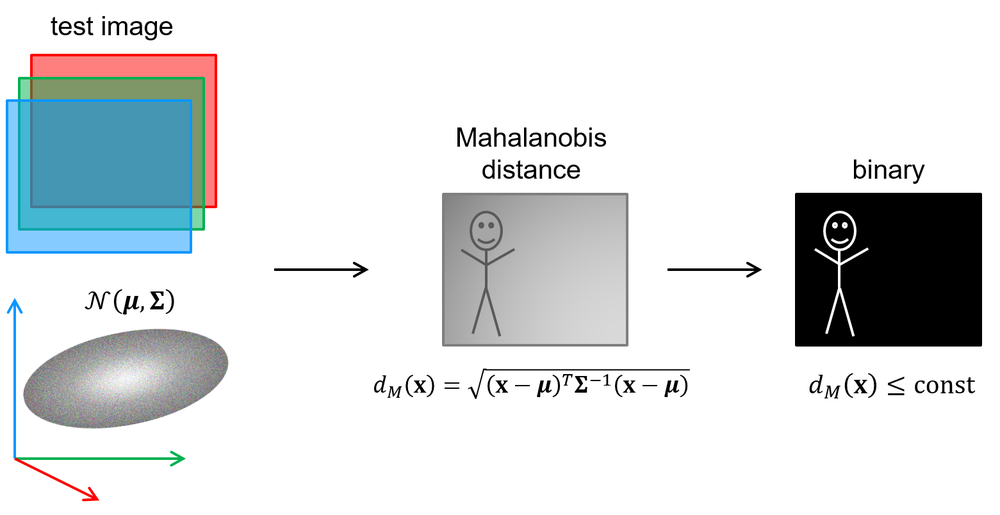
#> input picture lab-guide/img/from_rgb_and_normal_dist_to_segmentation.png, 1000 x 515 px, shrunk from 1561 x 804 before the run, given in place of the camera
$ python solution_segmentation.py
#> lines starting #> are read from the running program, lines starting #| are printed output that depends on the picture; after the words box and inside, x2 and y2 are one past the last pixel; in counts of white or black regions, pixels touching at a corner belong together
### common_lab_utils.py
import cv2
import numpy as np


class SegmentationLabGui:
    """A simple GUI for this lab for visualising results and choosing a threshold"""

    def __init__(self, initial_thresh_val, max_thresh_val):
        """Constructs the GUI

        :param initial_thresh_val: Initial value for the threshold.
        :param max_thresh_val: Maximum value for the threshold slider.
        """
        # Create windows.
        self.segm_win = 'Segmented frame'
        self.maha_win = 'Mahalanobis image'
        cv2.namedWindow(self.segm_win, cv2.WINDOW_NORMAL)
        cv2.namedWindow(self.maha_win, cv2.WINDOW_NORMAL)

        # Create slider that adjusts the threshold.
        self.slider = 'Threshold'
        thresh_setter_ref = self.__class__.thresh_val.__set__
        cv2.createTrackbar(self.slider, self.segm_win, 0, max_thresh_val, lambda val: thresh_setter_ref(self, val))

        # Set threshold (and thereby trackbar) to initial value.
        self._thresh_val = initial_thresh_val

    def __enter__(self):
        """Initialises the GUI"""
        return self

    def __exit__(self, exc_type, exc_val, exc_tb):
        """Destroys the GUI"""
        cv2.destroyWindow(self.segm_win)
        cv2.destroyWindow(self.maha_win)

    @property
    def thresh_val(self):
        """The threshold value"""
        return self._thresh_val

    @thresh_val.setter
    def thresh_val(self, val):
        """Setter for the threshold value that also updates the slider"""
        self._thresh_val = val
        cv2.setTrackbarPos(self.slider, self.segm_win, self._thresh_val)

    def show_frame(self, frame_img):
        """Show an image in the "Segmented frame" window"""
        cv2.imshow(self.segm_win, frame_img)

    def show_mahalanobis(self, mahalanobis_img):
        """Show an image in the "Mahalanobis image" window"""
        cv2.imshow(self.maha_win, mahalanobis_img)

    def wait_key(self, time_ms):
        """Runs the highgui event loop and receives keypress events"""
        return cv2.waitKey(time_ms)


class Rectangle:
    """Represents a geometric rectangle"""

    def __init__(self, top_left, bottom_right):
        """Constructs a rectangle.

        :param top_left: A tuple representing the top left point (x1, y1) in the rectangle.
        :param bottom_right: A tuple representing the bottom right point (x2, y2) in the rectangle.
        """
        self._top_left = top_left
        self._bottom_right = bottom_right

    @property
    def tl(self):
        """The top left point of the rectangle"""
        return self._top_left

    @property
    def br(self):
        """The bottom right point of the rectangle"""
        return self._bottom_right

    def x_slice(self):
        """Extract a slice object for the x-range of the rectangle"""
        return slice(self.tl[0], self.br[0])

    def y_slice(self):
        """Extract a slice object for the y-range of the rectangle"""
        return slice(self.tl[1], self.br[1])


def get_sampling_rectangle(img_shape, rect_size=(80, 100)):
    """Computes the sampling rectangle based on the image and rectangle sizes

    :param img_shape: The shape of the images, as returned by numpy.ndarray.shape.
    :param rect_size: The size of the sampling rectangle given as the tuple (height, width)

    :return A Rectangle representing the sampling rectangle
    """

    img_height, img_width, _ = img_shape
    rect_height, rect_width = rect_size

    center_x = img_width // 2
    center_y = (img_height * 4) // 5
    x_left = np.clip(center_x - rect_width // 2, 0, img_width)
    x_right = np.clip(x_left + rect_width, 0, img_width)
    y_top = np.clip(center_y - rect_height // 2, 0, img_height)
    y_bottom = np.clip(y_top + rect_height, 0, img_height)

    return Rectangle((x_left, y_top), (x_right, y_bottom))


def draw_sampling_rectangle(image, sampling_rectangle):
    """Draw the sampling rectangle in an image

    :param image: The image to draw the rectangle in.
    :param sampling_rectangle: The sampling rectangle.
    """

    colour = (0, 0, 255)
    thickness = 3
    cv2.rectangle(image, sampling_rectangle.tl, sampling_rectangle.br, colour, thickness)


def extract_training_samples(feature_image, sampling_rectangle):
    """Extracts training samples from a sampling rectangle

    :param feature_image: An image of feature vectors.
    :param sampling_rectangle: The region in the feature image to extract samples from.

    :return The samples
    """

    patch = feature_image[sampling_rectangle.y_slice(), sampling_rectangle.x_slice()]
    samples = patch.reshape(-1, 3)
    return samples

### solution_segmentation.py
# Import libraries
import cv2
import numpy as np
import scipy.spatial.distance as ssd
from sklearn.mixture import GaussianMixture

# Import common lab functions.
from common_lab_utils import SegmentationLabGui, \
    get_sampling_rectangle, draw_sampling_rectangle, extract_training_samples


def run_segmentation_solution():
    # Set parameters.
    use_otsu = False                        # Use Otsu's method to estimate threshold automatically.
    use_adaptive_model = False              # Use adaptive method to gradually update the model continuously.
    adaptive_update_ratio = 0.1             # Update ratio for adaptive method.
    max_distance = 20                       # Maximum Mahalanobis distance we represent (in slider and uint16 image).
    initial_thresh_val = 8                  # Initial value for threshold.
    model_type = MultivariateNormalModel    # Model: MultivariateNormalModel and GaussianMixtureModel is implemented.

    # Connect to the camera.
    # Change to video file if you want to use that instead.
    video_source = 0
    cap = cv2.VideoCapture(video_source)
    if not cap.isOpened():
        print(f"Could not open video source {video_source}")
        return
    else:
        print(f"Successfully opened video source {video_source}")

    # Read the first frame.
    success, frame = cap.read()
#> frame is the input picture: shape (515, 1000, 3); mean B, G, R 224.4, 223, 219
    if not success:
        return

    # Construct sampling region based on image dimensions.
    sampling_rectangle = get_sampling_rectangle(frame.shape)

    # Train first model based on samples from the first image.
    feature_image = extract_features(frame)
#> in extract_features, `return cv2.cvtColor(feature_image, cv2.COLOR_BGR2YCrCb)`: returned value: shape (515, 1000, 3) float32; mean of channels 0, 1, 2 0.87, 0.492, 0.505
    samples = extract_training_samples(feature_image, sampling_rectangle)
#> in extract_training_samples, `patch = feature_image[sampling_rectangle.y_slice(), sampling_rectangle..`: patch: shape (80, 100, 3) float32; mean of channels 0, 1, 2 0.959, 0.5, 0.5
    model = model_type(samples)

    # Set up a simple gui for the lab (based on OpenCV highgui) and run the main loop.
    with SegmentationLabGui(initial_thresh_val, max_distance) as gui:
        while True:
            # Read next frame.
            success, frame = cap.read()
            if not success:
                break

            # Extract features.
            feature_image = extract_features(frame)

            # Update if using adaptive model
            if use_adaptive_model:
                new_samples = extract_training_samples(feature_image, sampling_rectangle)
                update_samples(samples, new_samples, adaptive_update_ratio)
                model = model_type(samples)

            # Compute how well the pixel features fit with the model.
            mahalanobis_img = model.compute_mahalanobis_distances(feature_image)

            # Segment out the areas of the image that fits well enough.
            gui.thresh_val, segmented = perform_segmentation(mahalanobis_img, gui.thresh_val, use_otsu, max_distance)

            # Highlight the segmented area in green in the input frame and draw the sampling rectangle.
            frame[segmented > 0] *= np.uint8([0, 1, 0])
            draw_sampling_rectangle(frame, sampling_rectangle)

            # Normalise the Mahalanobis image so that it represents [0, max_distance] in visualisation.
            mahalanobis_img = mahalanobis_img / max_distance

            # Show the results
            gui.show_frame(frame)
            gui.show_mahalanobis(mahalanobis_img)

            # Update the GUI and wait a short time for input from the keyboard.
            key = gui.wait_key(1)

            # React to keyboard commands.
            if key == ord('q'):
                print("Quitting")
                break

            elif key == ord(' '):
                print("Extracting samples manually")
                samples = extract_training_samples(feature_image, sampling_rectangle)
                model = model_type(samples)

            elif key == ord('o'):
                use_otsu = not use_otsu
                print(f"Use Otsu's: {use_otsu}")

            elif key == ord('a'):
                use_adaptive_model = not use_adaptive_model
                print(f"Use adaptive model: {use_adaptive_model}")

    # Stop video source.
    cap.release()


class MultivariateNormalModel:
    """Represents a multivariate normal model"""

    def __init__(self, samples):
        """Constructs the model by training it on a set of feature samples

        :param samples: A set of feature samples
        """

        self._perform_training(samples)

    def _perform_training(self, samples):
        """Trains the model"""

        self._mean = np.mean(samples, axis=0)
#> self._mean = [0.959, 0.5, 0.5]
        self._covariance = np.cov(samples, rowvar=False)
#> self._covariance = [[0.0308, 2.84e-11, 2.84e-11], [2.84e-11, 2.34e-17, 2.34e-17], [2.84e-11, 2.34e-17, 2.34e-17]]

        # We are going to compute the inverse of the estimated covariance,
        # so we must ensure that the matrix is indeed invertible (not singular).
        if not np.all(self._covariance.diagonal() >= 1.e-6):
            # Regularise the covariance.
            self._covariance = self._covariance + np.identity(self._covariance.shape[0]) * 1.e-6
#> self._covariance = [[0.0308, 2.84e-11, 2.84e-11], [2.84e-11, 1e-06, 2.34e-17], [2.84e-11, 2.34e-17, 1e-06]]

        self._inverse_covariance = np.linalg.inv(self._covariance)
#> self._inverse_covariance = [[32.48, -0.000921, -0.000921], [-0.000921, 1000000, -2.34e-05], [-0.000921, -2.34e-05, 1000000]]

    def compute_mahalanobis_distances(self, feature_image):
        """Computes the Mahalanobis distances for a feature image given this model"""

        samples = feature_image.reshape(-1, 3)
        mahalanobis = ssd.cdist(samples, self._mean[np.newaxis, :], metric='mahalanobis', VI=self._inverse_covariance)

        return mahalanobis.reshape(feature_image.shape[:2])
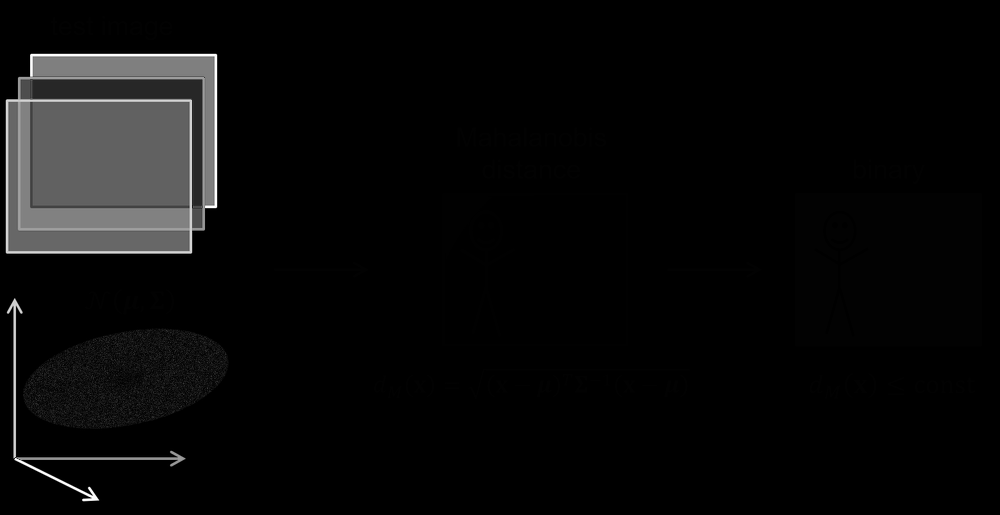
#> returned value: shape (515, 1000) float64; min 0.00959, max 527.5, mean 20.3; drawn with min black and max white


# [13 lines left out: function update_samples, not called in this run]


def perform_segmentation(distance_image, thresh, use_otsu, max_dist_value):
    """Segment the distance image by thresholding

    :param distance_image: An image of "signature distances".
    :param thresh: Threshold value.
    :param use_otsu: Set to True to use Otsu's method to estimate the threshold value.
    :param max_dist_value: The maximum distance value to represent after rescaling.

    :return The updated threshold value and segmented image
    """
#> called with thresh = 8, use_otsu = False, max_dist_value = 20

    # We need to represent the distances in uint16 because of OpenCV's implementation of Otsu's method.
    scale = np.iinfo(np.uint16).max / max_dist_value
    distances_scaled = np.uint16(np.clip(distance_image * scale, 0, np.iinfo(np.uint16).max))
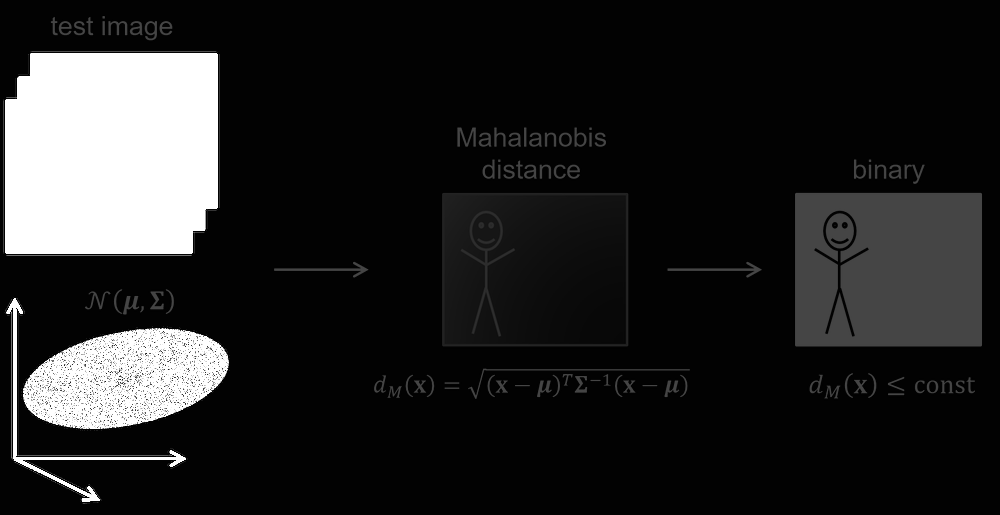
#> distances_scaled: shape (515, 1000) uint16; min 31, max 65535, mean 9323.3; drawn with min black and max white
    thresh_scaled = thresh * scale

    # Perform thresholding
    thresh_type = cv2.THRESH_BINARY_INV
    if use_otsu:
        thresh_type |= cv2.THRESH_OTSU
    thresh_scaled, segmented_image = cv2.threshold(distances_scaled, thresh_scaled, 255, thresh_type)
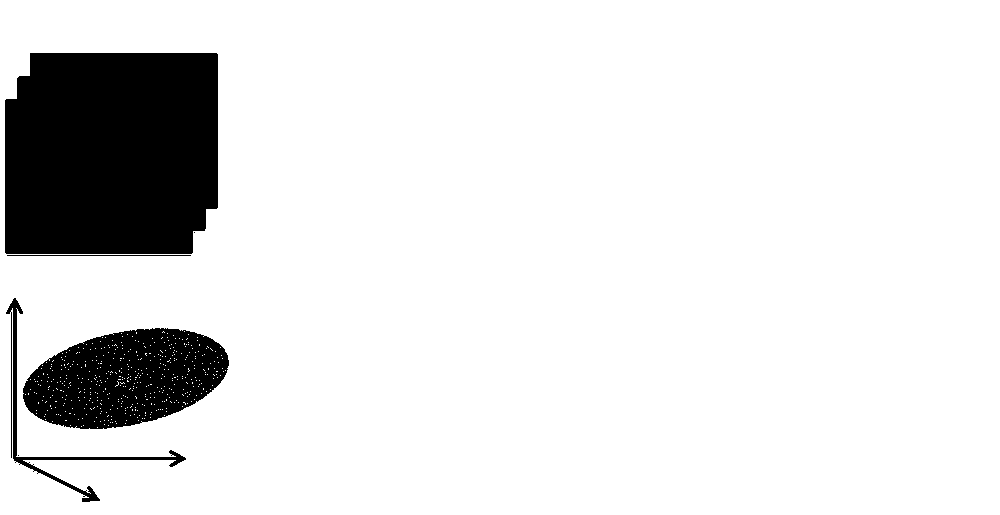
#> segmented_image: shape (515, 1000) uint16; 88.7% white; 6 black regions (2 under 20 px), largest, box (x1, y1, x2, y2) and area: (5, 53, 218, 254) 41113, (23, 328, 229, 429) 14783, (6, 298, 186, 502) 1900, (7, 255, 191, 256) 184
#> thresh_scaled = 26214

    # Perform cleanup using morphological operations.
    structuring_element = cv2.getStructuringElement(cv2.MORPH_RECT, (5, 5))
    segmented_image = cv2.morphologyEx(segmented_image, cv2.MORPH_OPEN, structuring_element)
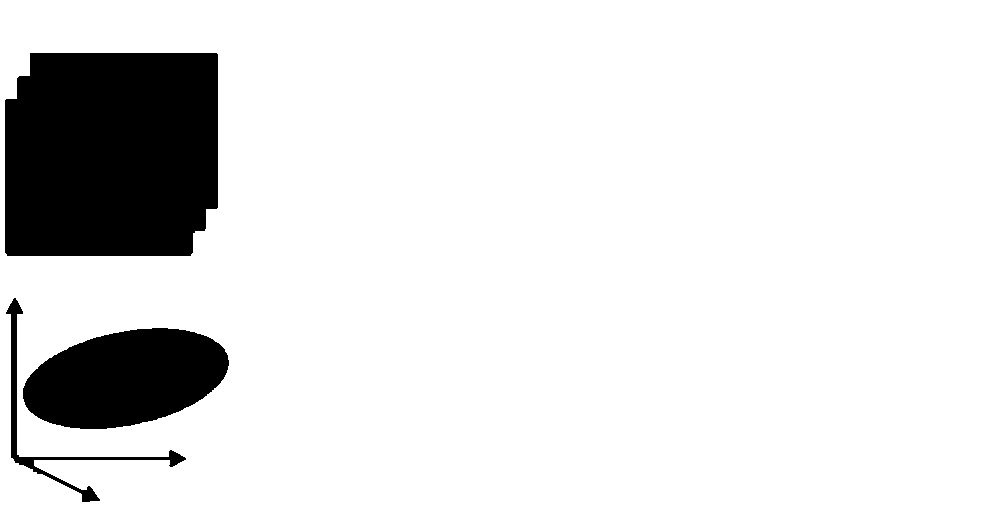
#> segmented_image: shape (515, 1000) uint16; 88.5% white; 3 black regions, box (x1, y1, x2, y2) and area: (5, 53, 218, 256) 41485, (23, 328, 229, 429) 15407, (6, 298, 186, 502) 2172
    segmented_image = cv2.morphologyEx(segmented_image, cv2.MORPH_CLOSE, structuring_element)
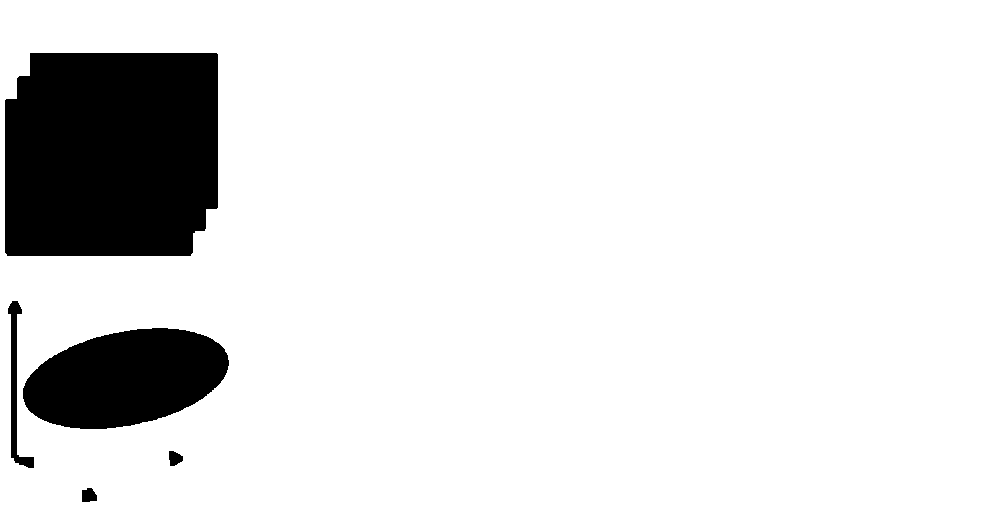
#> segmented_image: shape (515, 1000) uint16; 88.7% white; 5 black regions, box (x1, y1, x2, y2) and area: (5, 53, 218, 256) 41485, (23, 328, 229, 429) 15407, (8, 301, 34, 468) 1182, (82, 488, 97, 502) 172, (169, 451, 183, 466) 155

    # Return updated threshold (from Otsu's) and segmented image.
    return round(thresh_scaled / scale), np.uint8(segmented_image)


def extract_features(feature_image):
    """Extracts features from the image frame

    :param feature_image: The original image frame

    :return An image of feature vectors in the np.float32 datatype
    """

    # Convert to float32.
    feature_image = np.float32(feature_image) / 255.0

    # [7 lines of commented-out code are left out]
    return cv2.cvtColor(feature_image, cv2.COLOR_BGR2YCrCb)


class GaussianMixtureModel:
    """Represents a mixture of multivariate normal models

    See https://scikit-learn.org/stable/modules/generated/sklearn.mixture.GaussianMixture.html
    """

    # [46 lines left out: functions __init__, _perform_training, compute_mahalanobis_distances, not called in this run]


if __name__ == "__main__":
    run_segmentation_solution()
#> in thresh_val, `self._thresh_val = val`: self._thresh_val = 8
#> in run_segmentation_solution, `frame[segmented > 0] *= np.uint8([0, 1, 0])`:
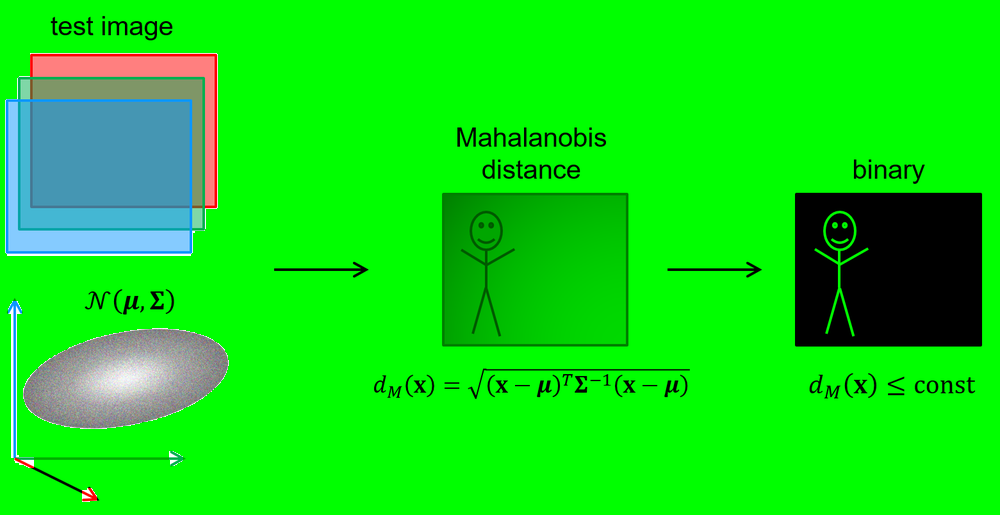
#> frame: shape (515, 1000, 3); mean B, G, R 19.5, 223, 14.1
#> (key q is pressed here)

$ run again, on lab-guide/img/from_rgb_to_normal_dist.png
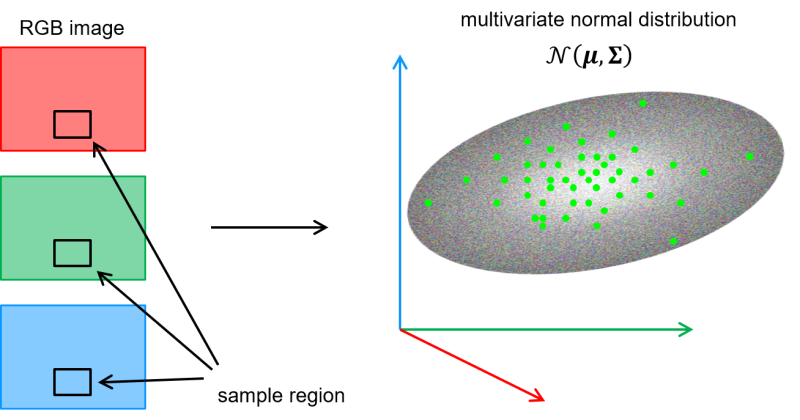
#> input picture lab-guide/img/from_rgb_to_normal_dist.png, 800 x 420 px, given in place of the camera
#> in run_segmentation_solution, frame is the input picture: shape (420, 800, 3); mean B, G, R 224.4, 225.6, 222.5
#> patch: shape (80, 100, 3) float32; mean of channels 0, 1, 2 0.975, 0.501, 0.499
#> self._mean = [0.975, 0.501, 0.499]
#> self._covariance = [[0.0125, -0.00137, 0.000798], [-0.00137, 0.0054, -0.00166], [0.000798, -0.00166, 0.0012]]
#> self._inverse_covariance = [[83.69, 7.14, -45.67], [7.14, 323.3, 442.6], [-45.67, 442.6, 1474.8]]
#> in perform_segmentation, `thresh_scaled, segmented_image = cv2.threshold(distances_scaled, thres..`:
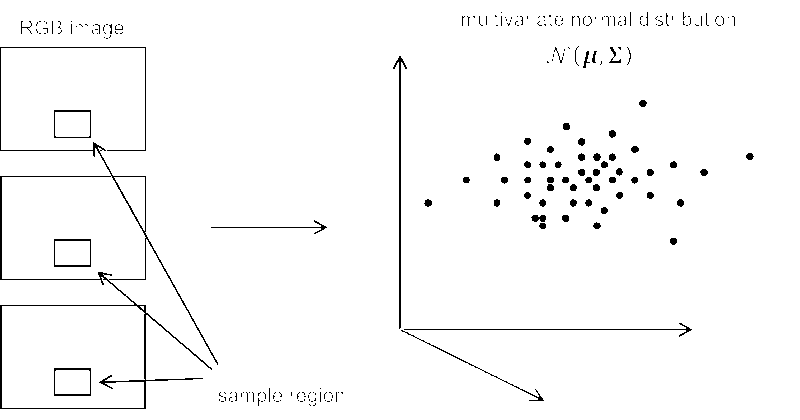
#> segmented_image: shape (420, 800) uint16; 97.8% white; black in thin lines or dots, all inside (x1, y1, x2, y2) = (0, 12, 754, 409)
#> thresh_scaled = 26214
#> self._thresh_val = 8
#> segmented: shape (420, 800); 98.9% white; 69 black regions, largest, box (x1, y1, x2, y2) and area: (93, 25, 123, 38) 244, (304, 393, 325, 406) 164, (219, 392, 237, 401) 154
#> in run_segmentation_solution, `frame[segmented > 0] *= np.uint8([0, 1, 0])`:
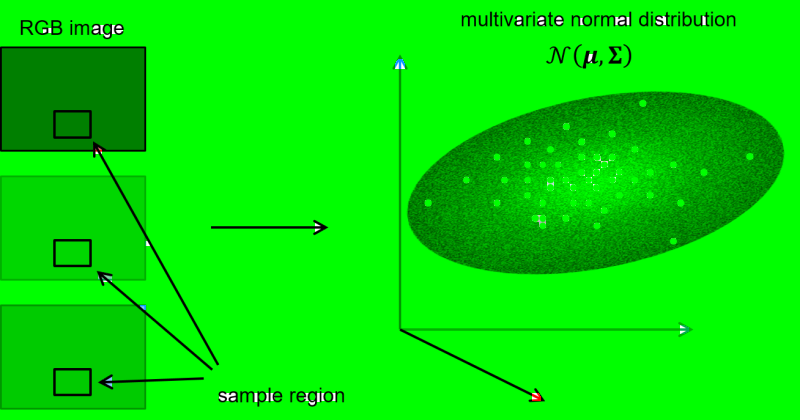
#> frame: shape (420, 800, 3); mean B, G, R 0.8, 225.6, 0.8
